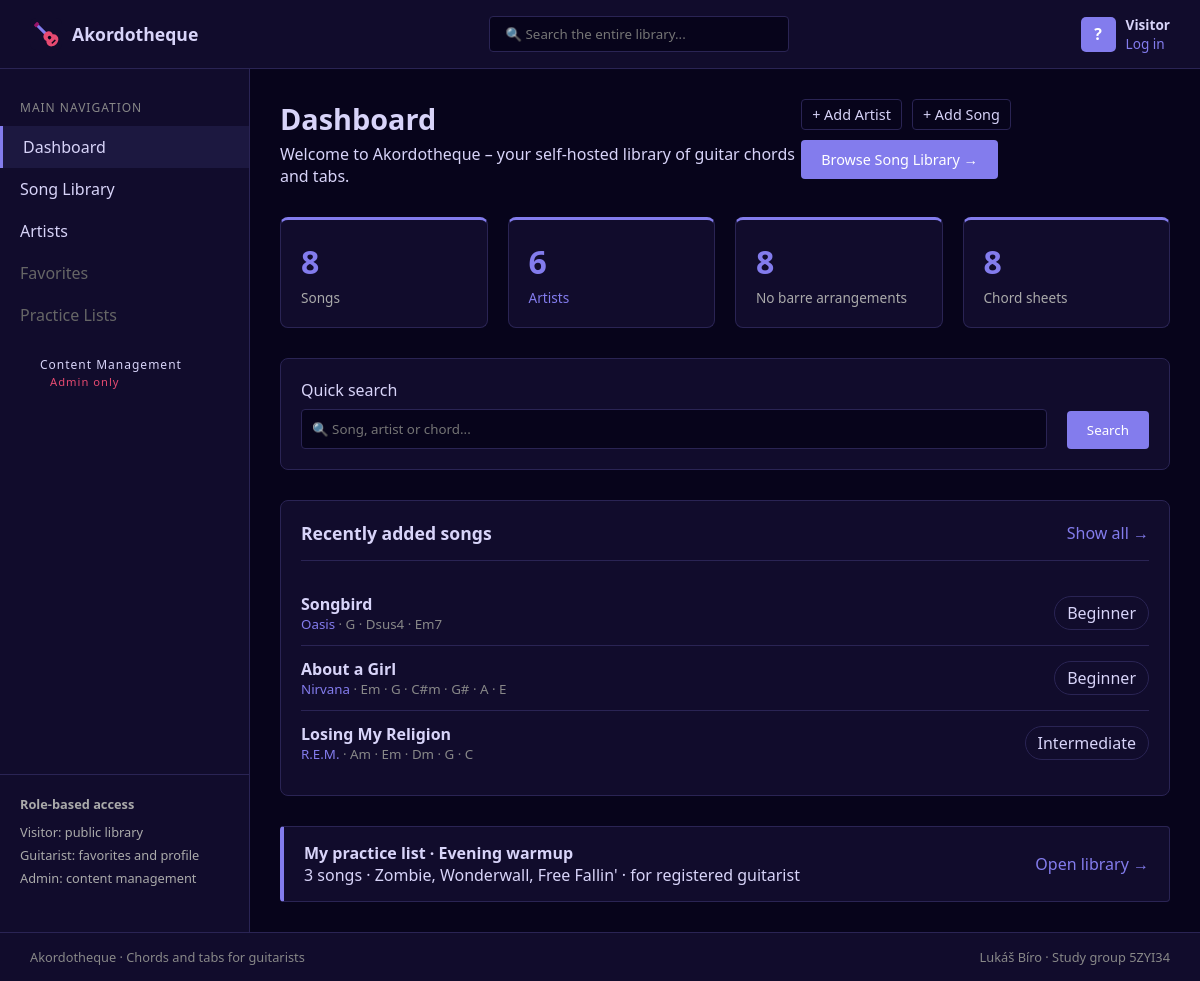
The page / on the database its author committed.
### tables this page shows
CREATE TABLE `songs` (
    `id` INT UNSIGNED NOT NULL AUTO_INCREMENT,
    `artistId` INT UNSIGNED DEFAULT NULL,
    `title` VARCHAR(255) NOT NULL,
    `difficulty` VARCHAR(50) NOT NULL DEFAULT 'Beginner',
    `chords` VARCHAR(255) NOT NULL,
    `tags` VARCHAR(255) DEFAULT NULL,
    `lyrics` TEXT DEFAULT NULL,
    PRIMARY KEY (`id`),
    KEY `idx_songs_artistId` (`artistId`),
    CONSTRAINT `fk_songs_artist`
        FOREIGN KEY (`artistId`) REFERENCES `artists` (`id`)
        ON DELETE SET NULL
        ON UPDATE CASCADE
);

CREATE TABLE `artists` (
    `id` INT UNSIGNED NOT NULL AUTO_INCREMENT,
    `name` VARCHAR(255) NOT NULL,
    `genre` VARCHAR(100) DEFAULT NULL,
    `country` VARCHAR(100) DEFAULT NULL,
    `bio` TEXT DEFAULT NULL,
    `imageUrl` VARCHAR(500) DEFAULT NULL,
    PRIMARY KEY (`id`)
);

### App/Views/Home/index.view.php (the view, shortened to what the rows shown need)
<div class="page-header">
    <div class="title-group">
        <h1>Dashboard</h1>
    </div>
</div>
<section class="catalog-list" aria-labelledby="latest-heading">
    <div class="list-header">
        <h2 id="latest-heading">Recently added songs</h2>
    </div>
    <?php if (empty($latestSongs)) { ?>
        <p class="empty-state">No songs in the library yet. <a href="<?= $link->url('song.add') ?>" class="open-list">Add the first song →</a></p>
    <?php } else { ?>
        <ul class="latest-songs">
            <?php foreach ($latestSongs as $song) { ?>
                <?php $artist = $song->getArtist(); ?>
                <li>
                    <div>
                        <a href="<?= $link->url('song.show', ['id' => $song->getId()]) ?>" class="song-title-link">
                            <strong><?= e($song->getTitle()) ?></strong>
                        </a>
                        <small>
                            <?php if ($artist !== null) { ?>
                                <a href="<?= $link->url('artist.show', ['id' => $artist->getId()]) ?>" class="open-list"><?= e($artist->getName()) ?></a>
                            <?php } else { ?>
                                Unassigned
                            <?php } ?>
                            · <?= e($song->getChords()) ?>
                        </small>
                    </div>
                    <span class="tag"><?= e($song->getDifficulty()) ?></span>
                </li>
            <?php } ?>
        </ul>
    <?php } ?>
</section>

### rows shown on the page
songs: title "Songbird", artistId.name "Oasis", chords "G · Dsus4 · Em7", difficulty "Beginner"
songs: title "About a Girl", artistId.name "Nirvana", chords "Em · G · C#m · G# · A · E", difficulty "Beginner"
songs: title "Losing My Religion", artistId.name "R.E.M.", chords "Am · Em · Dm · G · C", difficulty "Intermediate"

### other values the page prints
App\Configuration::APP_NAME "Akordotheque"
$songsCount "8"
$artistsCount "6"
$noBarreCount "8"
